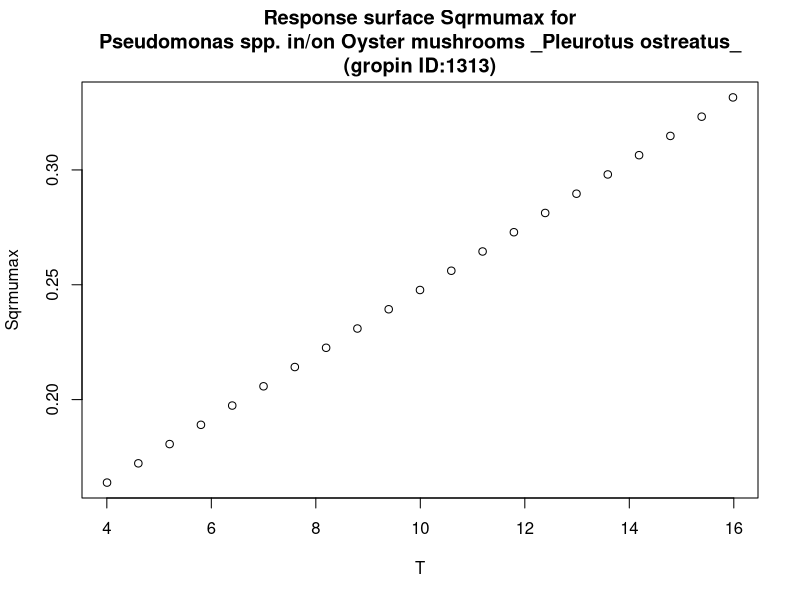

Generate this figure with R:
#############################
# start of Parameter script
#############################
T <- seq(4.004,15.984015984016,length.out=21)
#############################
# end of Parameter script
#############################
############################# 
# start of Model script Gropin ID 1313 
#############################
 
# constant coefficients for this model
 
variables <- data.frame(T)
argumentsPar <- expand.grid(variables)
 
# heart of the model
response_surface <- function(T) {
   mumax <-0.014*(T+7.7)

return(mumax=mumax)
} 

# output parameters
responseSurface <- cbind(argumentsPar,response_surface(argumentsPar['T']))
colnames(responseSurface) <- c(colnames(argumentsPar),'Sqrmumax')
#############################
# End of Model script
#############################
############################# 
# start of Visualisation script Gropin ID 1313 
#############################
plot(T,responseSurface$'Sqrmumax',xlab='T',
                          ylab='Sqrmumax',main='Response surface Sqrmumax for
Pseudomonas spp. in/on Oyster mushrooms _Pleurotus ostreatus_
(gropin ID:1313)')
#############################
# End of Visualisation script
#############################
